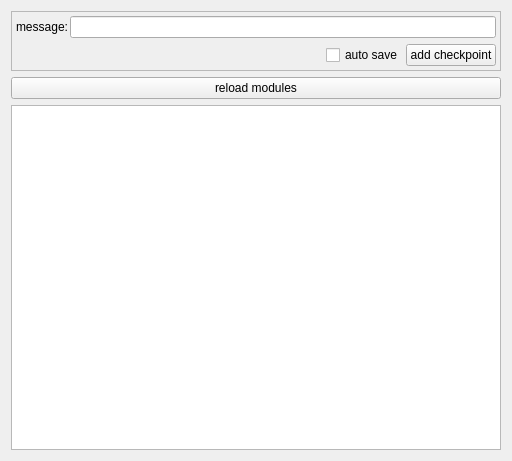
<?xml version="1.0" encoding="UTF-8"?>
<ui version="4.0">
 <class>Form</class>
 <widget class="QWidget" name="Form">
  <property name="geometry">
   <rect>
    <x>0</x>
    <y>0</y>
    <width>512</width>
    <height>461</height>
   </rect>
  </property>
  <property name="windowTitle">
   <string>Form</string>
  </property>
  <layout class="QVBoxLayout" name="verticalLayout_2">
   <item>
    <widget class="QFrame" name="frame">
     <property name="frameShape">
      <enum>QFrame::StyledPanel</enum>
     </property>
     <property name="frameShadow">
      <enum>QFrame::Raised</enum>
     </property>
     <layout class="QVBoxLayout" name="verticalLayout">
      <property name="spacing">
       <number>2</number>
      </property>
      <property name="leftMargin">
       <number>2</number>
      </property>
      <property name="topMargin">
       <number>2</number>
      </property>
      <property name="rightMargin">
       <number>2</number>
      </property>
      <property name="bottomMargin">
       <number>2</number>
      </property>
      <item>
       <widget class="QFrame" name="frame_3">
        <property name="frameShape">
         <enum>QFrame::NoFrame</enum>
        </property>
        <property name="frameShadow">
         <enum>QFrame::Raised</enum>
        </property>
        <layout class="QHBoxLayout" name="horizontalLayout_2">
         <property name="spacing">
          <number>2</number>
         </property>
         <property name="leftMargin">
          <number>2</number>
         </property>
         <property name="topMargin">
          <number>2</number>
         </property>
         <property name="rightMargin">
          <number>2</number>
         </property>
         <property name="bottomMargin">
          <number>2</number>
         </property>
         <item>
          <widget class="QLabel" name="label">
           <property name="text">
            <string>message:</string>
           </property>
          </widget>
         </item>
         <item>
          <widget class="QLineEdit" name="checkpoint_msg"/>
         </item>
        </layout>
       </widget>
      </item>
      <item>
       <widget class="QFrame" name="frame_2">
        <property name="frameShape">
         <enum>QFrame::NoFrame</enum>
        </property>
        <property name="frameShadow">
         <enum>QFrame::Raised</enum>
        </property>
        <layout class="QHBoxLayout" name="horizontalLayout">
         <property name="spacing">
          <number>2</number>
         </property>
         <property name="leftMargin">
          <number>2</number>
         </property>
         <property name="topMargin">
          <number>2</number>
         </property>
         <property name="rightMargin">
          <number>2</number>
         </property>
         <property name="bottomMargin">
          <number>2</number>
         </property>
         <item>
          <spacer name="horizontalSpacer">
           <property name="orientation">
            <enum>Qt::Horizontal</enum>
           </property>
           <property name="sizeHint" stdset="0">
            <size>
             <width>282</width>
             <height>20</height>
            </size>
           </property>
          </spacer>
         </item>
         <item>
          <widget class="QCheckBox" name="autosave">
           <property name="text">
            <string>auto save</string>
           </property>
          </widget>
         </item>
         <item>
          <widget class="QPushButton" name="add_checkpoint_btn">
           <property name="text">
            <string>add checkpoint</string>
           </property>
          </widget>
         </item>
        </layout>
       </widget>
      </item>
     </layout>
    </widget>
   </item>
   <item>
    <widget class="QPushButton" name="reload_modules_widget">
     <property name="text">
      <string>reload modules</string>
     </property>
    </widget>
   </item>
   <item>
    <widget class="QTextEdit" name="textbox"/>
   </item>
  </layout>
 </widget>
 <resources/>
 <connections/>
</ui>
